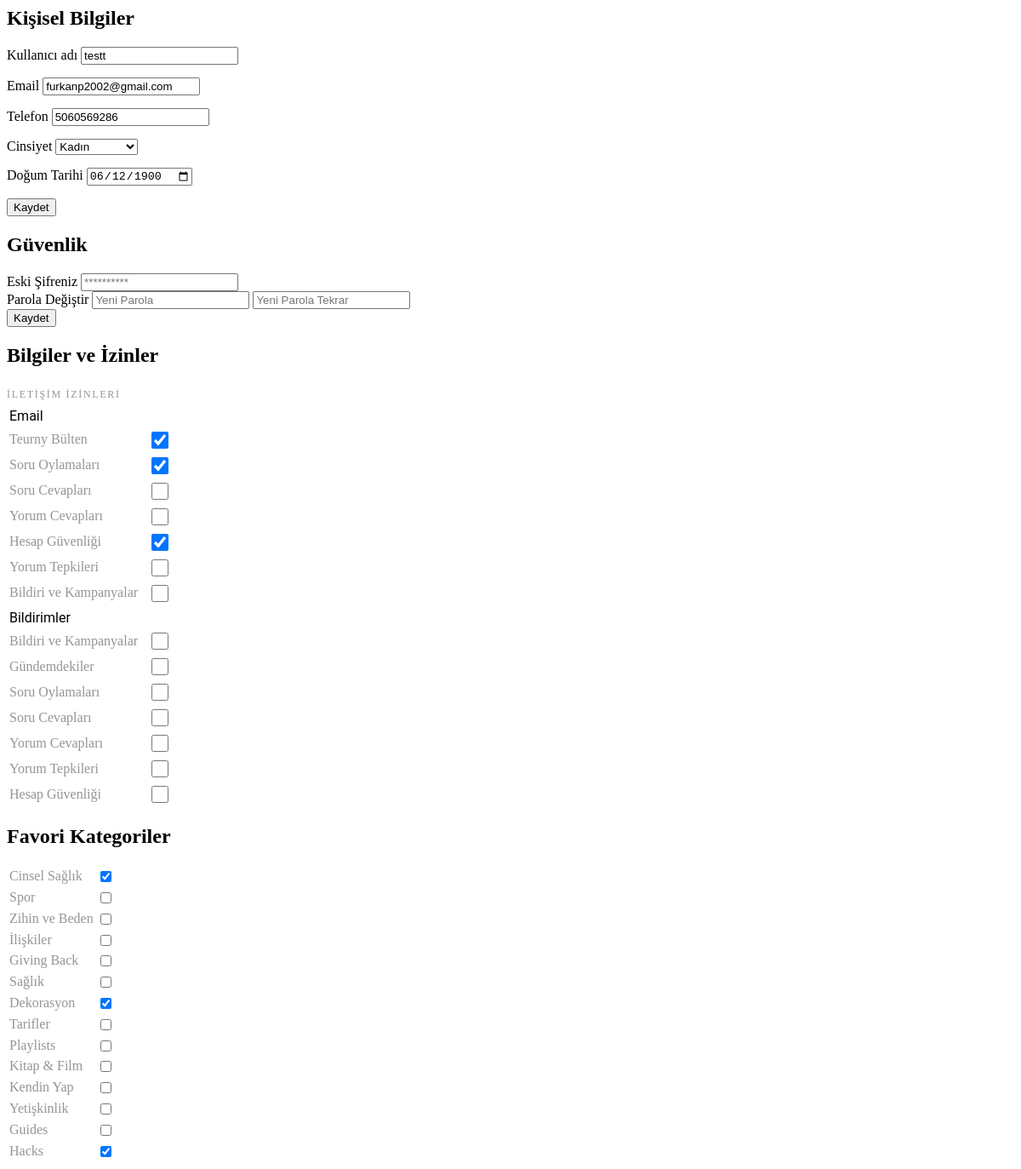
The page /profil/template-parts/settings.html (signed in) on the database as committed earlier.
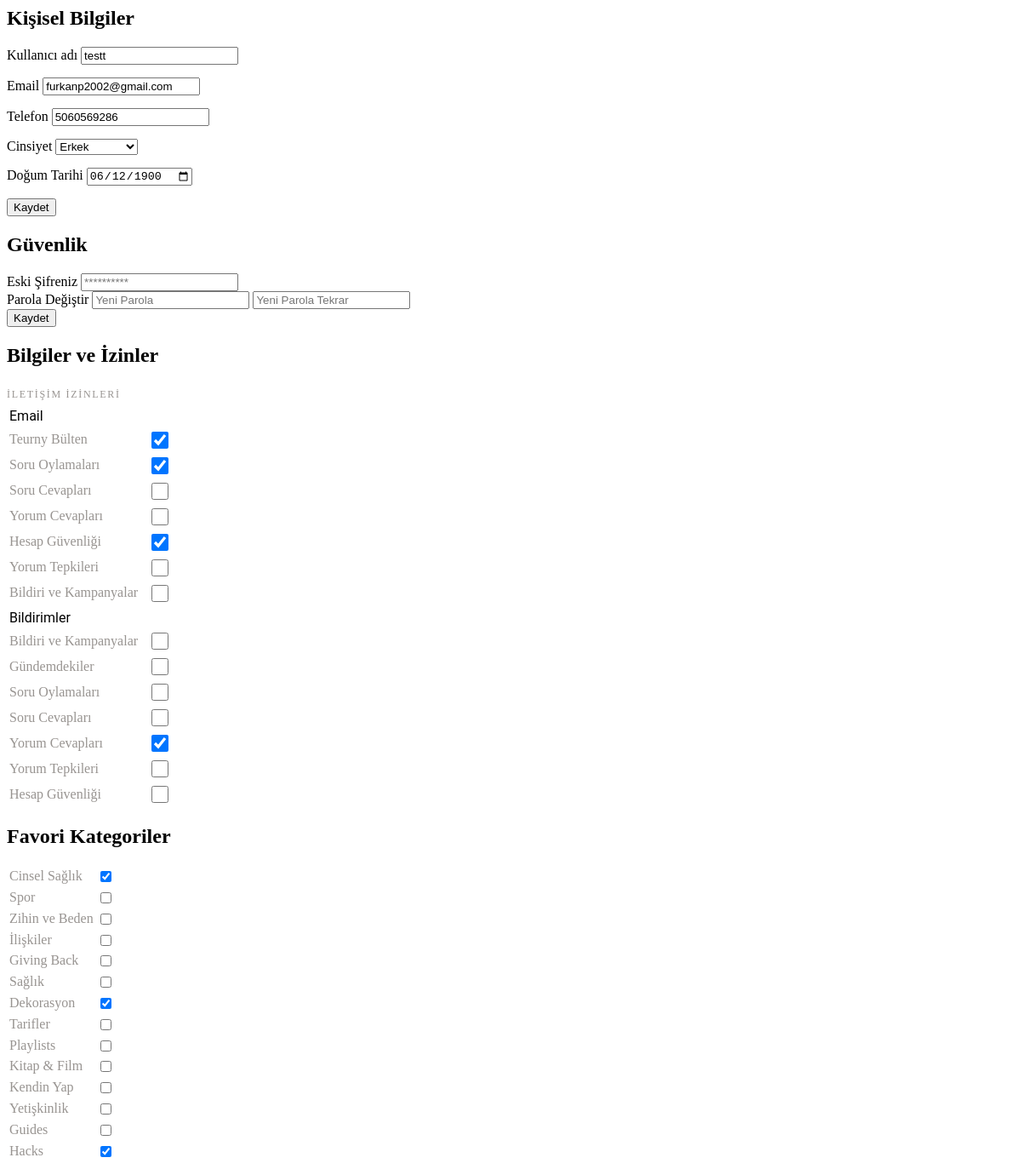
The same page on the database as committed later.
### tuerny_app/models.py (models this page shows, shortened)
class CustomUser(AbstractUser):
    email = models.EmailField(unique=True)
    phone = models.CharField(max_length=15, unique=True, null=True, blank=True)
    birth_date = models.DateField(null=True, blank=True)
    gender = models.CharField(
        max_length=10,
        choices=[('Male', 'Erkek'), ('Female', 'Kadın'), ('Other', 'Diğer')],
        null=True,
        blank=True
    )
    REQUIRED_FIELDS = ['email', 'phone', 'birth_date', 'gender']  # Varsayılan alanlara ek olarak zorunlu alanlar
    USERNAME_FIELD = 'username'  # Kullanıcı adı olarak username kullanılacak

class UserSettings(models.Model):
    user = models.OneToOneField(CustomUser, on_delete=models.CASCADE, related_name="settings")
    email_newsletter = models.BooleanField(default=False)
    email_question_votes = models.BooleanField(default=True)
    email_question_answers = models.BooleanField(default=True)
    email_comment_replies = models.BooleanField(default=True)
    email_security_alerts = models.BooleanField(default=True)
    email_comment_reactions = models.BooleanField(default=True)
    email_notifications = models.BooleanField(default=False)
    notify_campaigns = models.BooleanField(default=True)
    notify_trending = models.BooleanField(default=False)
    notify_question_votes = models.BooleanField(default=True)
    notify_question_answers = models.BooleanField(default=True)
    notify_comment_replies = models.BooleanField(default=True)
    notify_comment_reactions = models.BooleanField(default=True)
    notify_security_alerts = models.BooleanField(default=True)

### tuerny_app/views.py (the view)
# urls.py: path("profil/template-parts/settings.html", views.settings, name="settings"),
def settings(request):
    user_settings, created = UserSettings.objects.get_or_create(user=request.user)
    return render(request, "tuerny_app/settings.html", {"user_settings": user_settings})

### tuerny_app/context_processors.py (called while the page is built)
def categories_context(request):
    categories = MainCategory.objects.all()
    subcategories = SubCategory.objects.all()
    blogs = Blog.objects.all()
    return {
        'categories': categories,
        'subcategories': subcategories,
        'blog': blogs
    }

### tuerny_app/templates/tuerny_app/settings.html (shortened to what the changed rows need)
<div class="row justify-content-center">
  <div class="col-12 col-xl-6">
    <div class="py-4">
      <div class="accordion accordion-flush" id="accordionFlushExample">
        <div class="accordion-item">
          <h2 class="accordion-header" id="flush-headingOne">
            <div
              class="accordion-button collapsed"
              type="button"
              data-bs-toggle="collapse"
              data-bs-target="#flush-collapseOne"
              aria-expanded="false"
              aria-controls="flush-collapseOne"
            >
              Kişisel Bilgiler
            </div>
          </h2>
          <div
            id="flush-collapseOne"
            class="accordion-collapse collapse"
            aria-labelledby="flush-headingOne"
            data-bs-parent="#accordionFlushExample"
          >
            <div class="accordion-body">
              <div class="d-flex flex-column gap-3">
                <form method="POST" id="update-profile-form" class="ajaxFormFalse">
                  <div class="d-flex flex-column gap-2" style="margin-bottom: 15px">
                      <label for="username" class="teurny-label">Kullanıcı adı</label>
                      <input type="text" name="user_name" placeholder="@isim"
                             value="{{ user.username }}" class="teurny-input vRequired" />
                  </div>
                  <div class="d-flex flex-column gap-2" style="margin-bottom: 15px">
                      <label for="mail" class="teurny-label">Email</label>
                      <input type="text" name="mail" placeholder="isim@gmail.com"
                             value="{{ user.email }}" class="teurny-input vRequired" />
                  </div>
                  <div class="d-flex flex-column gap-2" style="margin-bottom: 15px">
                      <label for="phone" class="teurny-label">Telefon</label>
                      <input type="tel" name="phone" id="phone" placeholder="0530 000 000 00"
                             value="{{ user.phone }}" class="teurny-input vRequired" />
                  </div>
                  <div class="d-flex flex-column gap-2" style="margin-bottom: 15px">
                      <label for="gender" class="teurny-label">Cinsiyet</label>
                      <select name="gender" class="teurny-input teurny-text-mid vRequired">
                          <option value="Female" {% if user.gender == "Female" %}selected{% endif %}>Kadın</option>
                          <option value="Male" {% if user.gender == "Male" %}selected{% endif %}>Erkek</option>
                      </select>
                  </div>
                  <div class="d-flex flex-column gap-2" style="margin-bottom: 15px">
                      <label for="birth_date" class="teurny-label">Doğum Tarihi</label>
                      <input type="date" name="birth_date" placeholder="@isim"
                             value="{{ user.birth_date|date:'Y-m-d' }}" class="teurny-input teurny-text-mid vRequired" />
                  </div>
              </form>
              </div>
            </div>
          </div>
        </div>
        <div class="accordion-item">
          <h2 class="accordion-header" id="flush-headingTwo">
            <div
              class="accordion-button collapsed"
              type="button"
              data-bs-toggle="collapse"
              data-bs-target="#flush-collapseTwo"
              aria-expanded="false"
              aria-controls="flush-collapseTwo"
            >
              Güvenlik
            </div>
          </h2>
        </div>
        <div class="accordion-item">
          <h2 class="accordion-header" id="flush-headingThree">
            <div
              class="accordion-button collapsed"
              type="button"
              data-bs-toggle="collapse"
              data-bs-target="#flush-collapseThree"
              aria-expanded="false"
              aria-controls="flush-collapseThree"
            >
              Bilgiler ve İzinler
            </div>
          </h2>
          <div
            id="flush-collapseThree"
            class="accordion-collapse collapse"
            aria-labelledby="flush-headingThree"
            data-bs-parent="#accordionFlushExample"
          >
            <div class="accordion-body">
              <div class="d-flex flex-column gap-4">
                <table class="table">
                  <thead>
                      <tr>
                          <th style="font-family: Roboto; font-size: 16px; font-weight: 400; line-height: 20.8px; text-align: left;">
                              Email
                          </th>
                          <th style="text-align: right"></th>
                      </tr>
                  </thead>
                  <tbody>
                      <tr>
                          <td class="text-end">
                              <div class="form-switch">
                                <input class="form-check-input setting-toggle" type="checkbox"
                                id="email_newsletter" data-setting="email_newsletter"
                                {% if user_settings.email_newsletter %}checked{% endif %}>
                              </div>
                          </td>
                      </tr>
                      <tr>
                          <td class="text-end">
                              <div class="form-switch">
                                  <input class="form-check-input setting-toggle" type="checkbox"
                                         id="email_question_votes" data-setting="email_question_votes"
                                         {% if user_settings.email_question_votes %}checked{% endif %}>
                              </div>
                          </td>
                      </tr>
                      <tr>
                          <td class="text-end">
                              <div class="form-switch">
                                  <input class="form-check-input setting-toggle" type="checkbox"
                                         id="email_question_answers" data-setting="email_question_answers"
                                         {% if user_settings.email_question_answers %}checked{% endif %}>
                              </div>
                          </td>
                      </tr>
                      <tr>
                          <td class="text-end">
                              <div class="form-switch">
                                  <input class="form-check-input setting-toggle" type="checkbox"
                                         id="email_comment_replies" data-setting="email_comment_replies"
                                         {% if user_settings.email_comment_replies %}checked{% endif %}>
                              </div>
                          </td>
                      </tr>
                      <tr>
                          <td class="text-end">
                              <div class="form-switch">
                                  <input class="form-check-input setting-toggle" type="checkbox"
                                         id="email_security_alerts" data-setting="email_security_alerts"
                                         {% if user_settings.email_security_alerts %}checked{% endif %}>
                              </div>
                          </td>
                      </tr>
                      <tr>
                          <td class="text-end">
                              <div class="form-switch">
                                  <input class="form-check-input setting-toggle" type="checkbox"
                                         id="email_comment_reactions" data-setting="email_comment_reactions"
                                         {% if user_settings.email_comment_reactions %}checked{% endif %}>
                              </div>
                          </td>
                      </tr>
                      <tr>
                          <td class="text-end">
                              <div class="form-switch">
                                  <input class="form-check-input setting-toggle" type="checkbox"
                                         id="email_notifications" data-setting="email_notifications"
                                         {% if user_settings.email_notifications %}checked{% endif %}>
                              </div>
                          </td>
                      </tr>
                  </tbody>
              </table>
                <table class="table">
                  <thead>
                      <tr>
                          <th style="font-family: Roboto; font-size: 16px; font-weight: 400; line-height: 20.8px; text-align: left;">
                              Bildirimler
                          </th>
                          <th style="text-align: right"></th>
                      </tr>
                  </thead>
                  <tbody>
                      <tr>
                          <td class="text-end">
                              <div class="form-switch">
                                  <input class="form-check-input setting-toggle" type="checkbox"
                                         id="notify_campaigns" data-setting="notify_campaigns"
                                         {% if user_settings.notify_campaigns %}checked{% endif %}>
                              </div>
                          </td>
                      </tr>
                      <tr>
                          <td class="text-end">
                              <div class="form-switch">
                                  <input class="form-check-input setting-toggle" type="checkbox"
                                         id="notify_trending" data-setting="notify_trending"
                                         {% if user_settings.notify_trending %}checked{% endif %}>
                              </div>
                          </td>
                      </tr>
                      <tr>
                          <td class="text-end">
                              <div class="form-switch">
                                  <input class="form-check-input setting-toggle" type="checkbox"
                                         id="notify_question_votes" data-setting="notify_question_votes"
                                         {% if user_settings.notify_question_votes %}checked{% endif %}>
                              </div>
                          </td>
                      </tr>
                      <tr>
                          <td class="text-end">
                              <div class="form-switch">
                                  <input class="form-check-input setting-toggle" type="checkbox"
                                         id="notify_question_answers" data-setting="notify_question_answers"
                                         {% if user_settings.notify_question_answers %}checked{% endif %}>
                              </div>
                          </td>
                      </tr>
                      <tr>
                          <td class="text-end">
                              <div class="form-switch">
                                  <input class="form-check-input setting-toggle" type="checkbox"
                                         id="notify_comment_replies" data-setting="notify_comment_replies"
                                         {% if user_settings.notify_comment_replies %}checked{% endif %}>
                              </div>
                          </td>
                      </tr>
                      <tr>
                          <td class="text-end">
                              <div class="form-switch">
                                  <input class="form-check-input setting-toggle" type="checkbox"
                                         id="notify_comment_reactions" data-setting="notify_comment_reactions"
                                         {% if user_settings.notify_comment_reactions %}checked{% endif %}>
                              </div>
                          </td>
                      </tr>
                      <tr>
                          <td class="text-end">
                              <div class="form-switch">
                                  <input class="form-check-input setting-toggle" type="checkbox"
                                         id="notify_security_alerts" data-setting="notify_security_alerts"
                                         {% if user_settings.notify_security_alerts %}checked{% endif %}>
                              </div>
                          </td>
                      </tr>
                  </tbody>
              </table>
              </div>
            </div>
          </div>
        </div>
        <div class="accordion-item">
          <h2 class="accordion-header" id="flush-headingFour">
            <div
              class="accordion-button collapsed"
              type="button"
              data-bs-toggle="collapse"
              data-bs-target="#flush-collapseFour"
              aria-expanded="false"
              aria-controls="flush-collapseFour"
            >
              Favori Kategoriler
            </div>
          </h2>
        </div>
      </div>
    </div>
  </div>
</div>

Rows that differ between the two databases and show on the page:
changed CustomUser "testt": gender "Kadın" → "Erkek"
changed UserSettings: notify_comment_replies "☐" → "☑"
